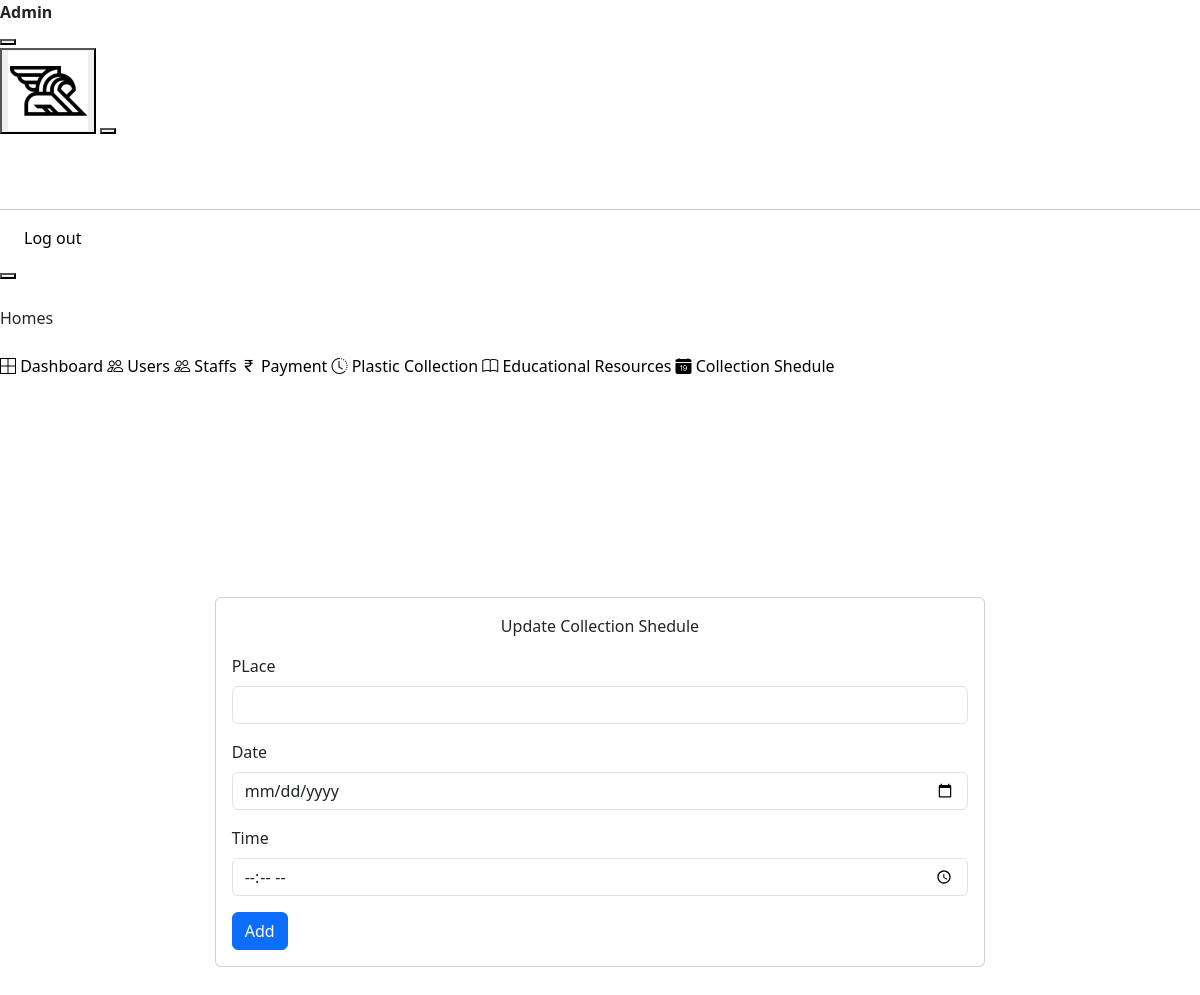
Page /update_collection_schedule/12/ (signed in) on the earlier database version.
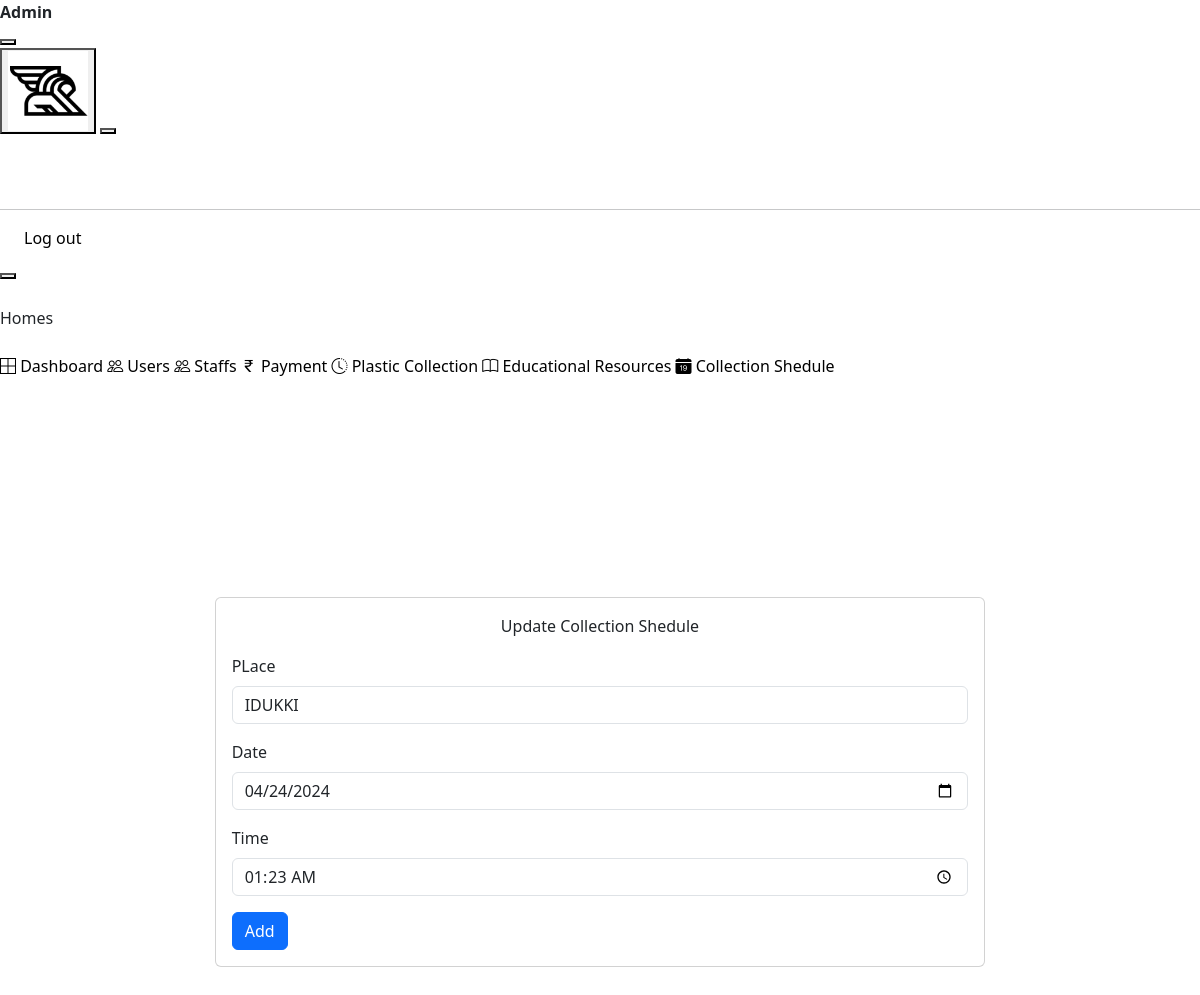
Same page on the later database version.
### smApp/models.py (models this page shows, shortened)
class PlasticCollectionSchedule(models.Model):
    staff = models.CharField(max_length=50,null=True)
    user = models.CharField(max_length=50,null=True)
    place = models.CharField(max_length=50,null=True)
    date = models.DateField()
    time = models.TimeField(null=True)
    amount_collected = models.DecimalField(max_digits=10, decimal_places=2,null=True)

### smApp/views.py (the view, shortened to what this page needs)
# urls.py: path('update_collection_schedule/<int:collection_id>/', views.update_collection_schedule, name='update_collection_schedule'),
def update_collection_schedule(request,collection_id):
    user_id = request.session['user_id']
    user = Customer.objects.filter(user__id=user_id)
    Schedule = PlasticCollectionSchedule.objects.filter(id=collection_id).first()
    context = {
        'user':user,
        'Schedule':Schedule
    }
    return render(request,'update_collection_schedule.html',context)

### smApp/context_processor.py (called while the page is built)
def global_context(request):
    user_id = request.session['user_id']
    today = date.today()
    start_date = today
    end_date = today + timedelta(days=2)
    filtered_data = PlasticCollectionSchedule.objects.filter(date__range=(start_date, end_date), user=user_id)
    print(filtered_data)
    context = {
        'filtered_data':filtered_data,
        'count':filtered_data.count()
    }
    return context

### templates/update_collection_schedule.html (shortened to what this page needs)
{% extends 'admin_index.html' %}
{% block content %}
<link href="https://cdn.jsdelivr.net/npm/bootstrap@5.3.3/dist/css/bootstrap.min.css" rel="stylesheet">
<div
  class="page-wrapper"
  id="main-wrapper"
  data-layout="vertical"
  data-navbarbg="skin6"
  data-sidebartype="full"
  data-sidebar-position="fixed"
  data-header-position="fixed"
>
  <div
    class="position-relative overflow-hidden radial-gradient min-vh-100 d-flex align-items-center justify-content-center"
  >
    <div class="d-flex align-items-center justify-content-center w-100">
      <div class="row justify-content-center w-100">
        <div class="col-md-6 col-lg-8 col-xxl-6">
          <div class="card mb-0">
            <div class="card-body">
              <p class="text-center">Update Collection Shedule</p>
              <form action="" method="post" >
                <div class="mb-3">
                  <label for="exampleInputName" class="form-label">PLace</label>
                  <input name="place" type="text" class="form-control" id="exampleInputName" aria-describedby="nameHelp" value="{{ Schedule.place }}">
                </div>
                <div class="mb-3">
                  <label for="exampleInputPhone" class="form-label">Date </label>
                  <input name="date" type="date" class="form-control" id="exampleInputPhone" aria-describedby="phoneHelp" value="{{Schedule.date|date:"Y-m-d" }}">
                </div>
                <div class="mb-3">
                  <label for="exampleInputEmail1" class="form-label">Time</label>
                  <input name="time" type="time" class="form-control" id="exampleInputEmail1" aria-describedby="emailHelp" value="{{ Schedule.time|time:'H:i'}}">
                </div>
                <button type="submit" class="btn btn-primary">Add</button>
              </form>
            </div>
          </div>
        </div>
      </div>
    </div>
  </div>
</div>
{% endblock %}

Differences in the rows shown:
added PlasticCollectionSchedule: place "IDUKKI", date "04/24/2024", time "01:23"
